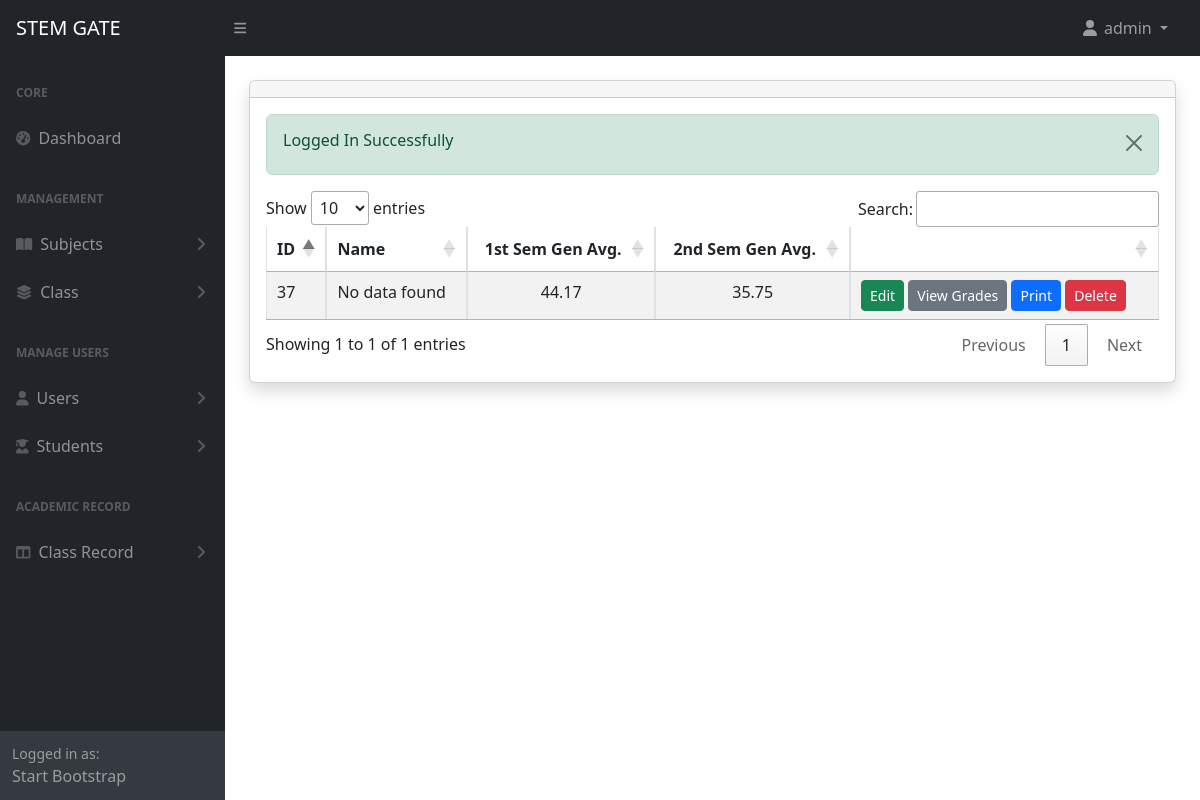
Screenshot of /admin/grades.php?id=15 (signed in) with the database file from the repository.
### tables this page shows
CREATE TABLE `grades` (
  `id` int(11) NOT NULL,
  `student_id` int(11) NOT NULL,
  `record_id` int(11) NOT NULL,
  `grades` longtext NOT NULL CHECK (json_valid(`grades`)),
  `gen_avg_first` varchar(191) DEFAULT NULL,
  `gen_avg_second` varchar(191) DEFAULT NULL,
  `created_at` date NOT NULL DEFAULT current_timestamp()
);

### admin/grades.php (the view, shortened to what this page needs)
<?php include('includes/header.php') ?>
<div class="container-fluid px-4">
    <div class="card mt-4 shadow">
        <div class="card-header">
        </div>
        <div class="card-body">
            <?php alertMessage(); ?>
            <?php
            $parmValue = checkParamId('id');
            $current_url = urlencode($_SERVER['REQUEST_URI']);
            $subjects = getGrades('grades', $parmValue);
            if (mysqli_num_rows($subjects) > 0) {
            ?>
                <div class="table-responsive">
                    <table class="table table-striped table-bordered" id="subjects_table">
                        <thead>
                            <tr>
                                <th>ID</th>
                                <th>Name</th>
                                <th class="text-center">1st Sem Gen Avg.</th>
                                <th class="text-center">2nd Sem Gen Avg.</th>
                                <th></th>
                            </tr>
                        </thead>
                        <tbody>
                            <?php foreach ($subjects as  $item) : ?>
                                <tr>
                                    <td><?= $item['id'] ?></td>
                                    <td><?= getName('students', $item['student_id']) ?></td>
                                    <td class="text-center"><?= $item['gen_avg_first'] ?></td>
                                    <td class="text-center"><?= $item['gen_avg_second'] ?></td>
                                    <td>
                                        <a href="grades-edit.php?id=<?= $item['id']; ?>&class-id=<?= urlencode($_GET['id']) ?>&name=<?= urlencode($_GET['name']) ?>" class="btn btn-success btn-sm">Edit</a>
                                        <a href="grades-view.php?id=<?= $item['id']; ?>" class="btn btn-secondary btn-sm" target="_blank">View Grades</a>
                                        <a href="grades-print.php?id=<?= $item['id']; ?>" class="btn btn-primary btn-sm">Print</a>
                                        <a href="grades-delete.php?id=<?= $item['id']; ?>&return_url=<?= $current_url; ?>" class="btn btn-danger btn-sm" onclick="return confirm('Are you sure you want to delete this data?')">Delete</a>
                                    </td>
                                </tr>
                            <?php endforeach; ?>
                        </tbody>
                    </table>
                </div>
            <?php
            } else {
            ?>
                <h4 class="mb-0">No Record found</h4>
            <?php
            }
            ?>
        </div>
    </div>
</div>
<?php include('includes/footer.php') ?>

### config/function.php (shortened to what this page needs)
<?php
require 'dbcon.php';
function validate($inputData){
    global $conn;
    $validatedData = mysqli_real_escape_string($conn, $inputData);
    return trim($validatedData);
}
function alertMessage(){
    if(isset($_SESSION['status'])){
        echo '<div class="alert alert-success alert-dismissible fade show" role="alert">
            <h6>'.$_SESSION['status'].'</h6>
            <button type="button" class="btn btn-close" data-bs-dismiss="alert" aria-label="Close"></button>
        </div>';
}
}
function checkParamId($type){
    if(isset($_GET[$type]))
    {
        if($_GET[$type] !=''){
            return $_GET[$type];
        }else{
            return '<h5>No Id Found</h5>';
        }
    }else{
        return '<h5>No Id Given</h5>';
    }
}
function getName($table, $id)
{
    global $conn;
    $query = "SELECT name FROM $table WHERE id='$id'";
    $result = mysqli_query($conn, $query);
    $row = mysqli_fetch_assoc($result);
    if ($row) {
        echo $row['name'];
    } else {
        echo "No data found";
    }
}
function getGrades($tableName,$id){
    global $conn;
    $table = validate($tableName);
    $query = "SELECT * FROM $table WHERE record_id='$id'";
    return mysqli_query($conn,$query);
}
?>

### rows the page displays
grades: id "37", gen_avg_first "44.17", gen_avg_second "35.75"

### other values shown
$_SESSION['loggedInUser']['name'] "admin"
$_SESSION['status'] "Logged In Successfully"
